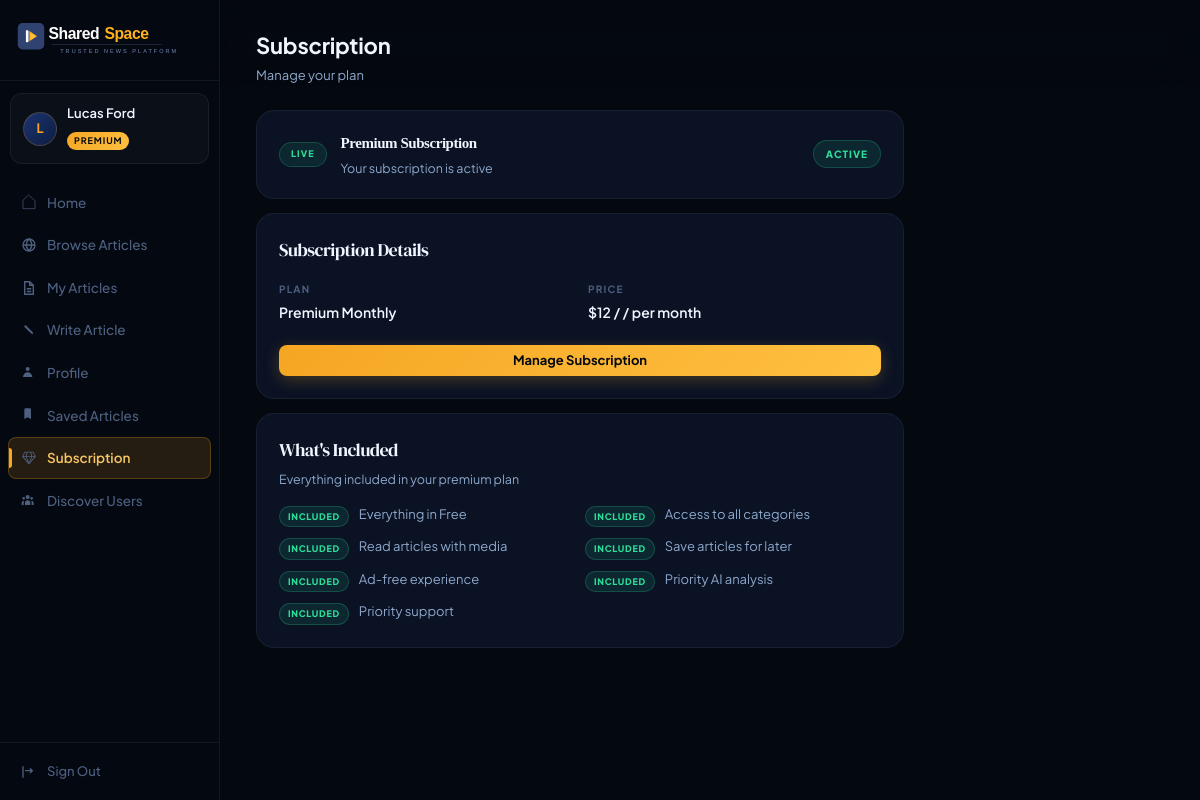
Page /pages/subscription.php (signed in) on the committed database.
### tables this page shows
CREATE TABLE `users` (
  `id` int NOT NULL,
  `email` varchar(255) NOT NULL,
  `password` varchar(255) NOT NULL,
  `full_name` varchar(255) DEFAULT NULL,
  `bio` text,
  `avatar_url` text,
  `role` enum('free','premium','category_admin','system_admin','ai_trainer') NOT NULL DEFAULT 'free',
  `is_premium` tinyint(1) NOT NULL DEFAULT '0',
  `is_suspended` tinyint(1) NOT NULL DEFAULT '0',
  `created_at` datetime NOT NULL DEFAULT CURRENT_TIMESTAMP,
  `updated_at` datetime NOT NULL DEFAULT CURRENT_TIMESTAMP ON UPDATE CURRENT_TIMESTAMP,
  `email_verified` tinyint(1) DEFAULT '0',
  `verification_token` varchar(255) DEFAULT NULL,
  `last_verification_email` datetime DEFAULT NULL,
  `reset_token` varchar(255) DEFAULT NULL,
  `reset_expires` datetime DEFAULT NULL,
  `age_group` varchar(20) DEFAULT NULL,
  `gender` enum('male','female') DEFAULT NULL,
  `onboarding_completed` tinyint(1) DEFAULT '0',
  `stripe_customer_id` varchar(255) DEFAULT NULL,
  `stripe_subscription_id` varchar(255) DEFAULT NULL,
  `subscribed_at` datetime DEFAULT NULL,
  `subscription_cancel_at` datetime DEFAULT NULL,
  `current_period_end` datetime DEFAULT NULL
);

CREATE TABLE `landing_pricing_plans` (
  `id` int NOT NULL,
  `name` varchar(100) NOT NULL,
  `price` varchar(50) DEFAULT NULL,
  `price_suffix` varchar(50) DEFAULT NULL,
  `description` text,
  `button_text` varchar(100) DEFAULT NULL,
  `button_link` varchar(255) DEFAULT NULL,
  `is_popular` tinyint(1) DEFAULT '0',
  `display_order` int DEFAULT '1'
);

CREATE TABLE `landing_pricing_features` (
  `id` int NOT NULL,
  `plan_id` int NOT NULL,
  `feature_text` varchar(255) DEFAULT NULL,
  `is_included` tinyint(1) DEFAULT '1',
  `display_order` int DEFAULT '1'
);

### includes/entities/User.php (called while the page is built, shortened)
<?php
class User
{
    public string $fullName;
    public function __construct(array $row)
    {
        $this->id = (int) $row['id'];
        $this->fullName = $row['full_name'] ?? '';
        $this->role = $row['role'] ?? 'free';
        $this->subscription_cancel_at = $row['subscription_cancel_at'] ?? null;
    }
    public function initial(): string
    {
        return strtoupper(mb_substr($this->fullName, 0, 1)) ?: '?';
    }
}

### includes/db.php (called while the page is built, shortened)
<?php
class DB
{
    private static ?PDO $pdo = null;
    public static function get(): PDO
    {if (self::$pdo === null) {
        $dsn = sprintf(
            'mysql:host=%s;port=%s;dbname=%s;charset=utf8mb4',
            DB_HOST,
            DB_PORT,
            DB_NAME
        );
        self::$pdo = new PDO($dsn, DB_USER, DB_PASS, [
            PDO::ATTR_ERRMODE => PDO::ERRMODE_EXCEPTION,
            PDO::ATTR_DEFAULT_FETCH_MODE => PDO::FETCH_ASSOC,
            PDO::ATTR_EMULATE_PREPARES => false,
        ]);
        self::$pdo->exec("SET time_zone = '+08:00'");
    }
        return self::$pdo;
    }
    public static function query(string $sql, array $params = []): array
    {
        $stmt = self::get()->prepare($sql);
        $stmt->execute($params);
        return $stmt->fetchAll();
    }
    public static function first(string $sql, array $params = []): ?array
    {
        $rows = self::query($sql, $params);
        return $rows[0] ?? null;
    }
}

### includes/controllers/AuthController.php (called while the page is built, shortened)
<?php
require_once __DIR__ . '/../entities/User.php';
class AuthController
{
    public function currentUser(): ?User
    {
        static $cache = [];
        $id = $_SESSION['user_id'];
        if (!isset($cache[$id])) {
            $row = DB::first('SELECT * FROM users WHERE id = ?', [$id]);
            $cache[$id] = $row ? new User($row) : null;
        }
        return $cache[$id];
    }
    public function requireAuth(): void
    {
        $user = $this->currentUser();
    }
}

### pages/subscription.php (the view, shortened to what this page needs)
<?php
require_once __DIR__ . '/../includes/layout.php';
require_once __DIR__ . '/../includes/controllers/AuthController.php';
require_once __DIR__ . '/../includes/db.php';
$auth = new AuthController();
$auth->requireAuth();
$user = $auth->currentUser();
$plan = DB::first(
    "SELECT * FROM landing_pricing_plans WHERE name = 'Premium' LIMIT 1"
);
$features = $plan ? DB::query(
    'SELECT * FROM landing_pricing_features
     WHERE plan_id = ? AND is_included = 1
     ORDER BY display_order ASC',
    [$plan['id']]
) : [];
page_head('Subscription');
?>
<div class="dashboard-layout user-dashboard-shell">
    <?php sidebar($user); ?>
    <main>
        <?php dash_header('Subscription', 'Manage your plan'); ?>
        <div class="page-content sub-page-content">
            <?php if ($user->role === 'premium'): ?>
                <?php $cancelAt = $user->subscription_cancel_at; ?>
                <div class="sub-status-card">
                    <div class="sub-status-left">
                        <div class="sub-status-icon"><?= $cancelAt ? 'Pending' : 'Live' ?></div>
                        <div>
                            <h3>Premium Subscription</h3>
                            <?php if ($cancelAt): ?>
                                <p>Your plan is active but cancels on <strong><?= htmlspecialchars(date('d M Y', strtotime($cancelAt))) ?></strong></p>
                            <?php else: ?>
                                <p>Your subscription is active</p>
                            <?php endif; ?>
                        </div>
                    </div>
                    <span class="sub-badge <?= $cancelAt ? 'cancelling' : 'active' ?>">
                        <?= $cancelAt ? 'Cancelling' : 'Active' ?>
                    </span>
                </div>
                <div class="sub-details-card">
                    <h3>Subscription Details</h3>
                    <div class="sub-details-grid">
                        <div>
                            <p class="sub-label">PLAN</p>
                            <p class="sub-value">Premium Monthly</p>
                        </div>
                        <div>
                            <p class="sub-label">PRICE</p>
                            <p class="sub-value">
                                <?= htmlspecialchars($plan['price'] ?? '$12.00') ?>
                                / <?= htmlspecialchars($plan['price_suffix'] ?? 'Monthly') ?>
                            </p>
                        </div>
                    </div>
                    <a href="/actions/create-portal-session.php" class="btn btn-primary btn-manage">
                        <?= $cancelAt ? 'Reactivate / Manage Subscription' : 'Manage Subscription' ?>
                    </a>
                </div>
                <div class="sub-features-card">
                    <h3>What's Included</h3>
                    <p class="sub-features-sub">Everything included in your premium plan</p>
                    <div class="sub-features-grid">
                        <?php foreach ($features as $f): ?>
                            <div class="sub-feature-item">
                                <span class="sub-check">Included</span>
                                <?= htmlspecialchars($f['feature_text']) ?>
                            </div>
                        <?php endforeach; ?>
                    </div>
                </div>
            <?php endif; ?>
        </div>
    </main>
</div>
<?php page_foot(); ?>

### includes/layout.php (shortened to what this page needs)
<?php
require_once __DIR__ . '/db.php';
require_once __DIR__ . '/controllers/AuthController.php';
function page_head(string $title, bool $useSystemAdminCss = false): void
{
    $slug = strtolower(trim(preg_replace('/[^a-z0-9]+/i', '-', $title), '-'));
    ?>
    <!DOCTYPE html>
    <html lang="en">
    <head>
        <link rel="stylesheet" href="/public/css/app.css?v=<?= filemtime(__DIR__ . '/../public/css/app.css') ?>" />
        <?php if ($useSystemAdminCss): ?>
            <link rel="stylesheet" href="/public/css/pages.css?v=<?= filemtime(__DIR__ . '/../public/css/pages.css') ?>" />
            <link rel="stylesheet" href="/public/css/system-admin.css?v=<?= filemtime(__DIR__ . '/../public/css/system-admin.css') ?>" />
        <?php else: ?>
            <link rel="stylesheet" href="/public/css/dashboard.css?v=<?= filemtime(__DIR__ . '/../public/css/dashboard.css') ?>" />
            <link rel="stylesheet" href="/public/css/pages.css?v=<?= filemtime(__DIR__ . '/../public/css/pages.css') ?>" />
        <?php endif; ?>
    </head>
    <body class="page-<?= htmlspecialchars($slug) ?>">
    <?php }
function page_foot(): void
{ ?>
    </body>
    </html>
<?php }
function sharedspace_brand(string $href = '/', string $variant = 'dark', string $class = ''): void
{ ?>
    <a href="<?= htmlspecialchars($href) ?>" class="sharedspace-brand <?= htmlspecialchars(trim($class)) ?>">
        <img
            src="<?= htmlspecialchars($variant === 'light' ? '/public/icons/sharedspace-logo-light.svg' : '/public/icons/sharedspace-logo-dark.svg') ?>"
            alt="SharedSpace"
            class="sharedspace-brand-image">
    </a>
<?php }
function sidebar(User $user): void
{
    $path = parse_url($_SERVER['REQUEST_URI'], PHP_URL_PATH);
    if ($user->role === 'system_admin') {
        $links = [
            ['href' => '/pages/admin-dashboard.php', 'key' => 'home',    'label' => 'Admin Dashboard'],
            ['href' => '/pages/browse.php',           'key' => 'browse',  'label' => 'Browse Articles'],
            ['href' => '/pages/admin-landing.php',    'key' => 'landing', 'label' => 'Manage Landing Page'],
            ['href' => '/pages/admin-audit-log.php',  'key' => 'audit',   'label' => 'Audit Log'],
            ['href' => '/pages/admin-ai-dashboard.php', 'key' => 'ai', 'label' => 'AI Dashboard'],
            ['href' => '/pages/profile.php',          'key' => 'profile', 'label' => 'Profile'],
        ];
    } else {
        $links = [
            ['href' => '/dashboard.php', 'key' => 'home', 'label' => 'Home'],
            ['href' => '/pages/browse.php', 'key' => 'browse', 'label' => 'Browse Articles'],
            ['href' => '/pages/my-articles.php', 'key' => 'articles', 'label' => 'My Articles'],
            ['href' => '/pages/write.php', 'key' => 'compose', 'label' => 'Write Article'],
            ['href' => '/pages/profile.php', 'key' => 'profile', 'label' => 'Profile'],
            ['href' => '/pages/savedarticles.php', 'key' => 'saved', 'label' => 'Saved Articles'],
            ['href' => '/pages/subscription.php', 'key' => 'membership', 'label' => $user->role === 'premium' ? 'Subscription' : 'Upgrade'],
            ['href' => '/pages/users.php', 'key' => 'users', 'label' => 'Discover Users'],
        ];
    }
    ?>
    <aside class="sidebar" id="sidebar">
        <div class="sidebar-logo">
            <?php sharedspace_brand(
                $user->role === 'system_admin' ? '/pages/admin-dashboard.php' : ($user->role === 'ai_trainer' ? '/pages/ai-trainer-dashboard.php' : ($user->role === 'category_admin' ? '/pages/category-admin-dashboard.php' : '/dashboard.php')),
                'light',
                'sidebar-brand'
            ); ?>
        </div>
        <a class="sidebar-user sidebar-user-link" href="/pages/user-profile.php?id=<?= (int) $user->id ?>">
            <?php if (!empty($user->avatarUrl)): ?>
                <div class="user-avatar" style="background:none;padding:0;overflow:hidden">
                    <img src="/public/<?= htmlspecialchars($user->avatarUrl) ?>"
                        alt="<?= htmlspecialchars($user->fullName) ?>"
                        style="width:100%;height:100%;object-fit:cover;border-radius:50%">
                </div>
            <?php else: ?>
                <div class="user-avatar"><?= htmlspecialchars($user->initial()) ?></div>
            <?php endif; ?>
            <div class="user-info">
                <p class="user-name"><?= htmlspecialchars($user->fullName) ?></p>
                <?php if ($user->role === 'premium'): ?>
                    <span class="role-badge premium">Premium</span>
                <?php elseif ($user->role === 'system_admin'): ?>
                    <span class="role-badge system-admin">System Admin</span>
                <?php elseif ($user->role === 'ai_trainer'): ?>
                    <span class="role-badge ai-trainer">AI Trainer</span>
                <?php else: ?>
                    <span class="role-badge free">Free</span>
                <?php endif; ?>
            </div>
        </a>
        <nav class="sidebar-nav">
            <ul>
                <?php foreach ($links as $link): ?>
                    <li>
                        <a href="<?= $link['href'] ?>" class="nav-link <?= $path === $link['href'] ? 'active' : '' ?>">
                            <span class="nav-icon nav-icon-<?= htmlspecialchars($link['key']) ?>" aria-hidden="true"></span>
                            <?= htmlspecialchars($link['label']) ?>
                        </a>
                    </li>
                <?php endforeach; ?>
            </ul>
        </nav>
        <div class="sidebar-footer">
            <a href="/logout.php" class="nav-link logout">
                <span class="nav-icon nav-icon-logout" aria-hidden="true"></span>
                Sign Out
            </a>
        </div>
    </aside>
<?php }
function dash_header(string $title, string $subtitle = ''): void
{ ?>
    <header class="dash-header">
        <div>
            <h1 class="dash-title"><?= htmlspecialchars($title) ?></h1>
            <?php if ($subtitle): ?>
                <p class="dash-subtitle"><?= htmlspecialchars($subtitle) ?></p>
            <?php endif; ?>
        </div>
    </header>
    <?php }
    if ($err): ?><div class="alert alert-error"><?= htmlspecialchars($err) ?></div><?php endif;

### rows in the picture
users: full_name "L", full_name "Lucas Ford"
landing_pricing_plans: price "$12", price_suffix "/ per month"
landing_pricing_features: feature_text "Everything in Free"
landing_pricing_features: feature_text "Access to all categories"
landing_pricing_features: feature_text "Read articles with media"
landing_pricing_features: feature_text "Save articles for later"
landing_pricing_features: feature_text "Ad-free experience"
landing_pricing_features: feature_text "Priority AI analysis"
landing_pricing_features: feature_text "Priority support"

### other values in the picture
$link['label'] "Home"
$link['label'] "Browse Articles"
$link['label'] "My Articles"
$link['label'] "Write Article"
$link['label'] "Profile"
$link['label'] "Saved Articles"
$link['label'] "Subscription"
$link['label'] "Discover Users"
$title "Subscription"
$subtitle "Manage your plan"
